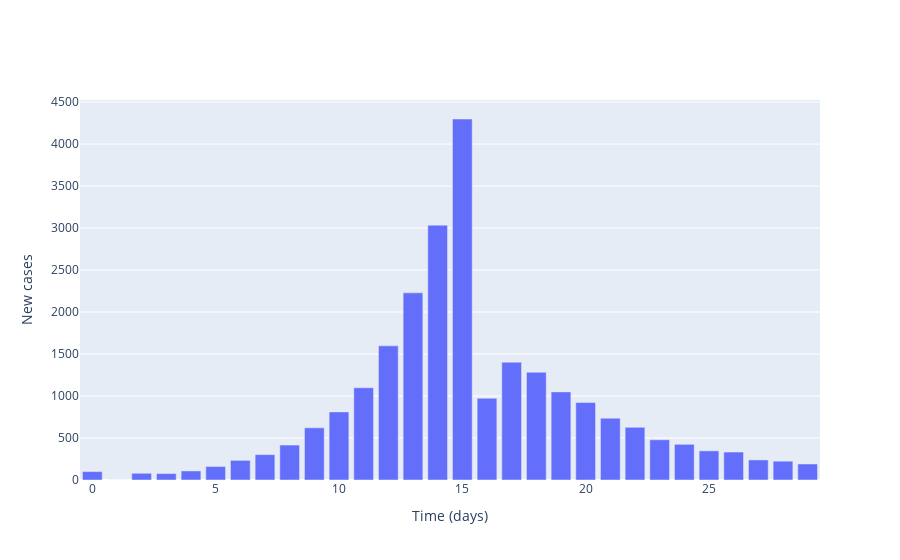

Notebook code for this chart:
### Markdown cell above
## Plot local incidence numbers

### Code cell
# Plot (bar chart cases each day)
fig = go.Figure()

# Plot of incidences
fig.add_trace(
    go.Bar(
        x=times,
        y=cases,
        name='Incidences'
    )
)

# Add axis labels
fig.update_layout(
    xaxis_title='Time (days)',
    yaxis_title='New cases'
)

fig.show()

### Figure 1 — Plotly figure (JSON) as saved in the notebook; plotly's stock layout.template omitted (floating-point values rounded to 4 significant figures)
{"data": [{"name": "Incidences", "type": "bar", "x": [0, 1, 2, 3, 4, 5, 6, 7, 8, 9, 10, 11, 12, 13, 14, 15, 16, 17, 18, 19, 20, 21, 22, 23, 24, 25, 26, 27, 28, 29], "y": [100, 0, 80, 77, 108, 161, 234, 302, 416, 621, 811, 1098, 1597, 2228, 3034, 4298, 973, 1403, 1283, 1049, 923, 736, 627, 479, 425, 347, 333, 239, 224, 191]}], "layout": {"xaxis": {"title": {"text": "Time (days)"}}, "yaxis": {"title": {"text": "New cases"}}}}
